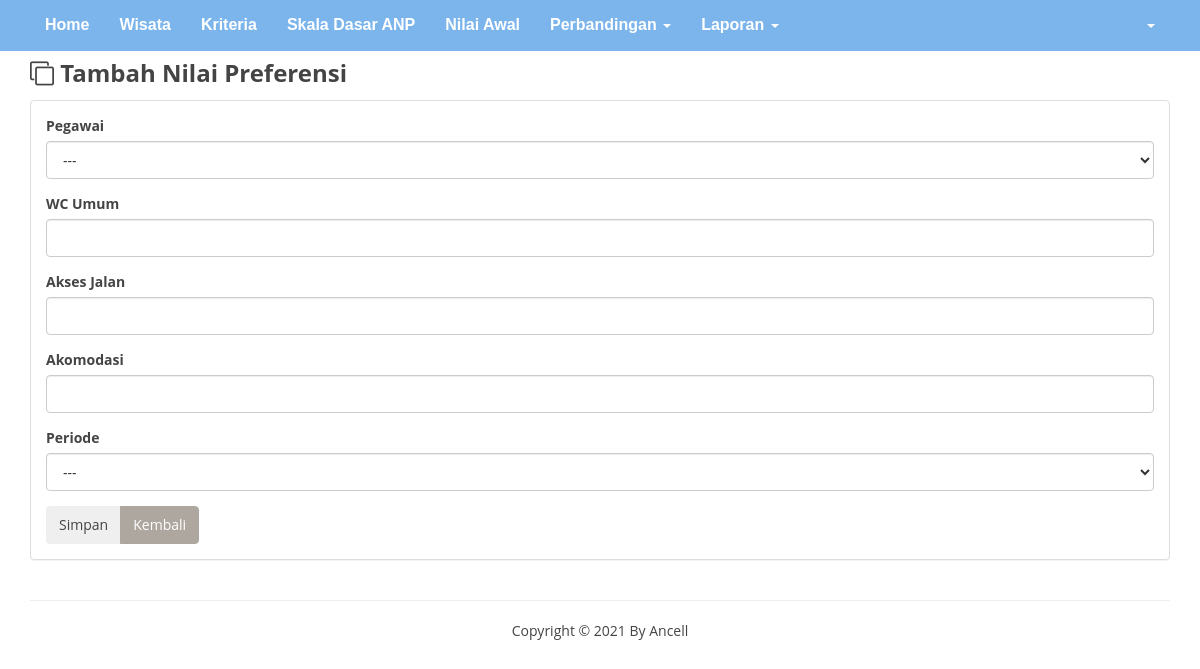
The app's page /index.php/nilai_awal/tambah with its own data.
### tables this page shows
CREATE TABLE `data_kriteria` (
  `id_kriteria` varchar(2) NOT NULL,
  `nama_kriteria` varchar(45) NOT NULL,
  `jumlah_kriteria` double NOT NULL,
  `bobot_kriteria` double NOT NULL
);

### application/controllers/Nilai_awal.php (called while the page is built, shortened)
<?php
class Nilai_awal extends CI_Controller {
	public function __construct()
	{
		$this->load->model('Nilai_awal_model', 'model');
		$this->load->model('Admin_model', 'alternatif');
		$this->load->model('Kriteria_model', 'kriteria');
	}
	public function tambah()
	{
		$data = [
			'wisata' => $this->alternatif->getWisata(),
			'kriteria' => $this->kriteria->getKriteria()
		];
		$this->load->view('header', $data);
		$this->load->view('tambah_nilai_awal', $data);
		$this->load->view('footer', $data);
	}
}

### index.php (called while the page is built, shortened)
<?php
require_once BASEPATH.'core/CodeIgniter.php';

### application/models/Admin_model.php (called while the page is built, shortened)
<?php
class Admin_model extends CI_Model {
	public function getWisata()
	{
		$kueri = " SELECT * FROM data_wisata ORDER BY id_wisata ASC ";
		return $this->db->query($kueri)->result();
	}
}
?>

### application/models/Kriteria_model.php (called while the page is built, shortened)
<?php
class Kriteria_model extends CI_Model {
	public function getKriteria()
	{
		$kueri = " SELECT * FROM data_kriteria ORDER BY id_kriteria ASC ";
		return $this->db->query($kueri)->result();
	}
}
?>

### application/views/tambah_nilai_awal.php (the view, shortened to what this page needs)
<div class="row">
	<div class="col-xs-12 col-sm-12 col-md-12">
		<ol class="breadcrumb">
			<li><a href="<?php echo base_url() ?>">Beranda</a></li>
			<li><a href="<?php echo base_url() ?>Nilai_awal">Nilai Awal</a></li>
			<li class="active">Tambah Data</li>
		</ol>
		<p style="margin-bottom:10px;">
			<strong style="font-size:18pt;"><span class="fa fa-clone"></span> Tambah Nilai Preferensi</strong>
		</p>
		<div class="panel panel-default">
			<div class="panel-body">
				<form method="post" action="<?php echo base_url() ?>Nilai_awal/simpan">
					<div class="form-group">
						<label for="id_alternatif">Pegawai</label>
						<select class="form-control" id="id_alternatif" name="id_alternatif">
							<option value="">---</option>
						</select>
					</div>
					<?php
					foreach ($kriteria as $kriteria) {
						?>
						<div class="form-group">
							<label for="<?=$kriteria->nama_kriteria ?>"><?=ucfirst($kriteria->nama_kriteria)?></label>
							<input type="text" name="kriteria[<?=$kriteria->id_kriteria?>]" class="form-control">
						</div>
						<?php
					}
					?>
					<div class="form-group">
						<label for="periode">Periode</label>
						<select class="form-control" name="periode">
							<option>---</option>
						</select>
					</div>
					<div class="btn-group">
						<button type="submit" class="btn btn-dark">Simpan</button>
						<button type="button" onclick="location.href='<?php echo base_url() ?>Nilai_awal'" class="btn btn-default">Kembali</button>
					</div>
				</form>
			</div>
		</div>
	</div>
</div>

### assets/user/css/style.css (style rules this page uses)
:root { scroll-behavior: smooth; }
body { font-family: "Open Sans", sans-serif; color: #444444; }
a { color: #4154f1; text-decoration: none; }

### records on screen
data_kriteria: nama_kriteria "WC Umum"
data_kriteria: nama_kriteria "Akses Jalan"
data_kriteria: nama_kriteria "Akomodasi"
